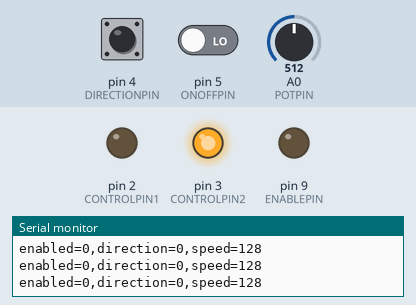
A sketch run on a simulated Arduino Uno, built with avr-gcc and run on an emulated ATmega328P. Shown: output pins drawn as LEDs (lit = HIGH), the last lines printed to the serial monitor. The inputs (shaded band) are chosen by the test bench; at power-on: pin 4 (DIRECTIONPIN) LOW, pin 5 (ONOFFPIN) LOW, A0 (POTPIN) = 512.

Above: at 1.2 s.
1.3 s: pin 4 (DIRECTIONPIN) driven HIGH
At 2.5 s:
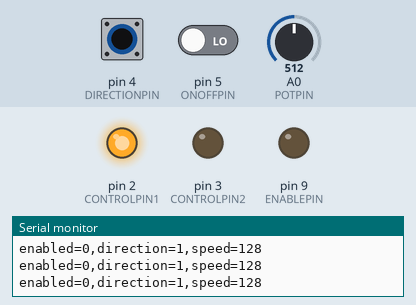
2.8 s: pin 5 (ONOFFPIN) driven HIGH
At 4.0 s:
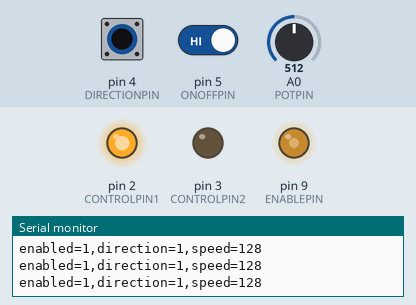
4.3 s: A0 (POTPIN) set to 122
At 5.5 s:
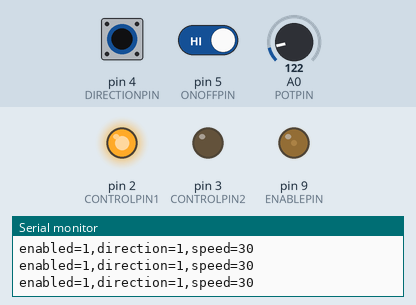
5.8 s: A0 (POTPIN) set to 716
At 6.6 s:
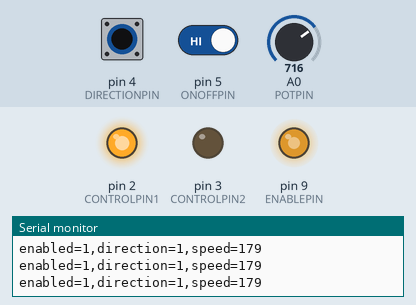
7.3 s: A0 (POTPIN) set to 900
At 8.1 s:
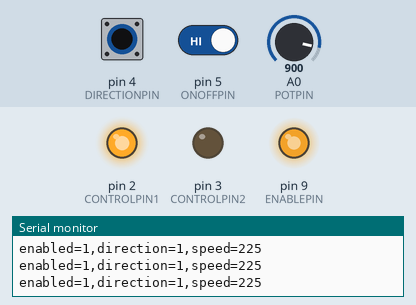
8.8 s: pin 4 (DIRECTIONPIN) pulsed LOW 5 times (0.12 s each, 0.3 s apart)
At 10.8 s:
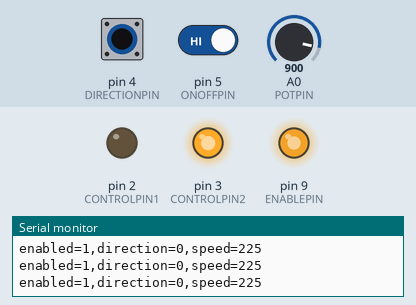
Timing chart, 0 to 12.3 s (numbered marks = the images above; inputs shaded):
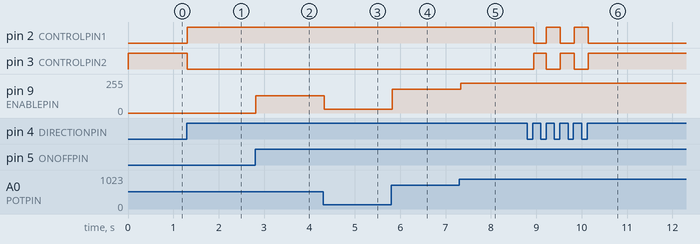

Measured:
- after the input at 1.3 s, pin 2 (CONTROLPIN1): LOW → HIGH at once; pin 3 (CONTROLPIN2): HIGH → LOW at once
- after the input at 2.8 s, pin 9 (ENABLEPIN): 0/255 → 128/255 at once
- after the input at 4.3 s, pin 9 (ENABLEPIN): 128/255 → 30/255 at once
- after the input at 5.8 s, pin 9 (ENABLEPIN): 30/255 → 179/255 at once
- after the input at 7.3 s, pin 9 (ENABLEPIN): 179/255 → 225/255 at once
- after the input at 8.8 s, pin 2 (CONTROLPIN1): alternates HIGH for 0.31 s and LOW for 0.29 s, 5 changes in all, then stays LOW, starting after 0.15 s; pin 3 (CONTROLPIN2): alternates HIGH for 0.29 s and LOW for 0.31 s, 5 changes in all, then stays HIGH, starting after 0.15 s

The sketch:

sketch.ino
```cpp
#define	CONTROLPIN1	2
#define	CONTROLPIN2	3
#define	ENABLEPIN	9
#define	DIRECTIONPIN	4
#define	ONOFFPIN	5
#define	POTPIN		A0

void setup() {
	Serial.begin(9600);
	pinMode(DIRECTIONPIN, INPUT);
	pinMode(ONOFFPIN,     INPUT);
	pinMode(CONTROLPIN1,  OUTPUT);
	pinMode(CONTROLPIN2,  OUTPUT);
	pinMode(ENABLEPIN,    OUTPUT);
	digitalWrite(ENABLEPIN, LOW);
}

int prev_on_off     = LOW;
int prev_left_right = LOW;
int enabled   = 0;
int direction = 0;

void loop() {
	int on_off     = digitalRead(ONOFFPIN);
	int left_right = digitalRead(DIRECTIONPIN);
	int speed = analogRead(POTPIN) / 4;

	if (on_off != prev_on_off && on_off == HIGH)
		enabled = !enabled;
	if (left_right != prev_left_right && left_right == HIGH)
		direction = !direction;

	if (direction) {
		digitalWrite(CONTROLPIN1, HIGH);
		digitalWrite(CONTROLPIN2, LOW);
	} else {
		digitalWrite(CONTROLPIN1, LOW);
		digitalWrite(CONTROLPIN2, HIGH);
	}

	analogWrite(ENABLEPIN, enabled ? speed : 0);
	Serial.print("enabled=");
	Serial.print(enabled);
	Serial.print(",direction=");
	Serial.print(direction);
	Serial.print(",speed=");
	Serial.println(speed);

	prev_on_off     = on_off;
	prev_left_right = left_right;
}
```
